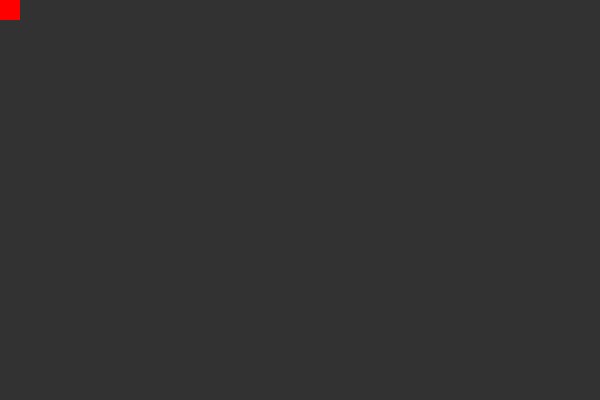
Frame 1 (no input)
Frame 60 (the mouse pressed at the canvas centre just before this capture): identical to frame 1, image omitted
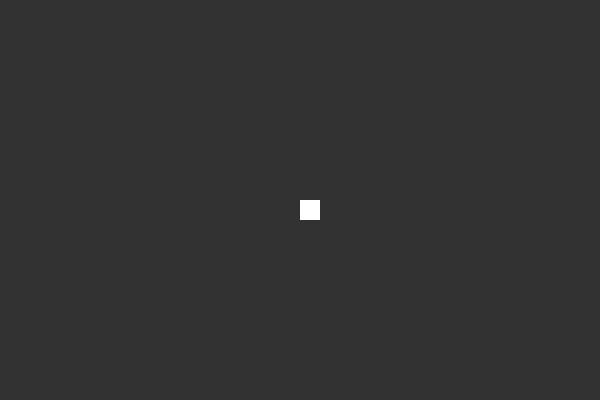
Frame 120 (the mouse held since frame 60 and released just before this capture)

The Processing sketch that drew these frames (run headless with seeded random() and noise(); from frame 60 on, the mouse is pressed at the canvas centre):

// Processing sketch: processing_150246
// ── processing_150246.pde

void setup(){
    size(600,400);
}
void draw(){
    background(50);
    noStroke();
    fill(255);
    if(mouseX<50){
        fill(255,0,0);
    }
    if(mouseX>550){
        fill(255,0,0);
    }
    if(mouseY<50){
        fill(255,0,0);
    }
    if(mouseY>350){
        fill(255,0,0);
    }
    rect(mouseX,mouseY,20,20);
}
